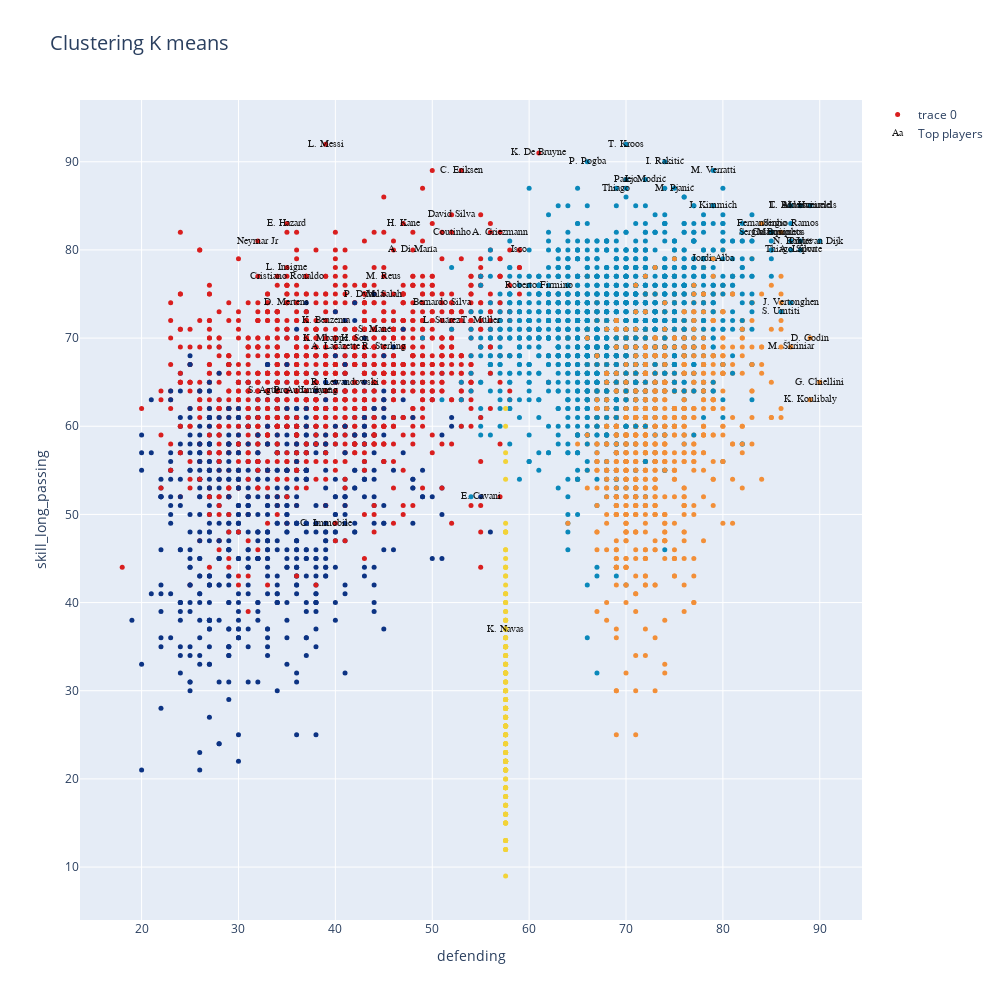

Source (notebook cell):
### Code cell
data=[]
bool_crack=df_n["overall"] > 85
bool_no_crack=df_n["overall"]<86


#Eligo dos números entre 0 y  de n_skills-1
skill_1=skills_ratings[5]
skill_2=skills_ratings[15]


kmean_clusters = go.Scatter(x=df_skills[skill_1], y=df_skills[skill_2],
                           mode='markers',
                        text=df_n.loc[:,'short_name'],
                           marker=dict(
                                size=5,
                                color = clusters.astype(np.float), #set color equal to a variable
                                colorscale='Portland',
                                showscale=False)
                           )

crack =go.Scatter(x=df_skills.loc[bool_crack,skill_1], y=df_skills.loc[bool_crack,skill_2],name='Top players',
                      text=df_n.loc[bool_crack,'short_name'],
                      textfont=dict(family='sans serif',size=10,color='black'),
                      opacity=0.9,mode='text')

data=[kmean_clusters,crack]

layout = go.Layout(title="Clustering K means ",titlefont=dict(size=20),
                xaxis=dict(title=skill_1),
                yaxis=dict(title=skill_2),
                autosize=False, width=1000,height=1000)

fig = go.Figure(data=data, layout=layout)

iplot(fig)

### Figure 1 — Plotly figure (JSON) as saved in the notebook; plotly's stock layout.template omitted (floating-point values rounded to 4 significant figures; data arrays with more than 128 entries replaced by an {"elided": "..."} marker saying what was removed)
{"data": [{"marker": {"color": {"elided": "5337 int values"}, "colorscale": [[0, "rgb(12,51,131)"], [0.25, "rgb(10,136,186)"], [0.5, "rgb(242,211,56)"], [0.75, "rgb(242,143,56)"], [1, "rgb(217,30,30)"]], "showscale": false, "size": 5}, "mode": "markers", "text": {"elided": "5337 str values"}, "type": "scatter", "x": {"elided": "5337 float values"}, "y": {"elided": "5337 int values"}}, {"mode": "text", "name": "Top players", "opacity": 0.9, "text": ["L. Messi", "Cristiano Ronaldo", "Neymar Jr", "E. Hazard", "K. De Bruyne", "V. van Dijk", "L. Modrić", "M. Salah", "K. Mbappé", "K. Koulibaly", "H. Kane", "N. Kanté", "G. Chiellini", "S. Agüero", "Sergio Ramos", "L. Suárez", "R. Lewandowski", "Sergio Busquets", "A. Griezmann", "P. Dybala", "P. Pogba", "R. Sterling", "C. Eriksen", "Piqué", "David Silva", "E. Cavani", "D. Godín", "T. Kroos", "M. Reus", "P. Aubameyang", "S. Mané", "A. Laporte", "Bernardo Silva", "Casemiro", "H. Son", "Fernandinho", "Thiago Silva", "K. Benzema", "J. Vertonghen", "D. Mertens", "M. Hummels", "T. Alderweireld", "Jordi Alba", "Thiago", "K. Navas", "L. Insigne", "L. Sané", "Marquinhos", "M. Škriniar", "M. Verratti", "S. Umtiti", "J. Kimmich", "Isco", "Roberto Firmino", "I. Rakitić", "M. Pjanić", "A. Di María", "L. Bonucci", "Coutinho", "Parejo", "T. Müller", "C. Immobile", "A. Lacazette"], "textfont": {"color": "black", "family": "sans serif", "size": 10}, "type": "scatter", "x": [39, 35, 32, 35, 61, 90, 72, 45, 39, 89, 47, 87, 90, 33, 87, 51, 41, 85, 57, 43, 66, 45, 53, 88, 52, 55, 89, 70, 45, 37, 44, 88, 51, 85, 42, 84, 87, 39, 87, 35, 89, 88, 79, 69, 57.57, 35, 38, 86, 87, 79, 86, 79, 59, 61, 74, 75, 48, 87, 52, 70, 55, 39, 40], "y": [92, 77, 81, 83, 91, 81, 88, 75, 70, 63, 83, 81, 65, 64, 83, 72, 65, 82, 82, 75, 90, 69, 89, 81, 84, 52, 70, 92, 77, 64, 71, 80, 74, 82, 70, 83, 80, 72, 74, 74, 85, 85, 79, 87, 37, 78, 64, 82, 69, 89, 73, 85, 80, 76, 90, 87, 80, 85, 82, 88, 72, 49, 69]}], "layout": {"autosize": false, "height": 1000, "title": {"font": {"size": 20}, "text": "Clustering K means "}, "width": 1000, "xaxis": {"title": {"text": "defending"}}, "yaxis": {"title": {"text": "skill_long_passing"}}}}
